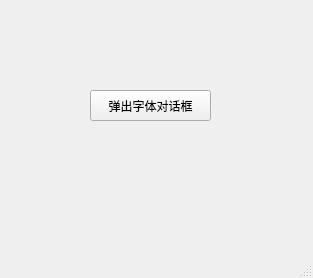
<?xml version="1.0" encoding="UTF-8"?>
<ui version="4.0">
 <class>MainWindow</class>
 <widget class="QMainWindow" name="MainWindow">
  <property name="geometry">
   <rect>
    <x>0</x>
    <y>0</y>
    <width>313</width>
    <height>278</height>
   </rect>
  </property>
  <property name="windowTitle">
   <string>MainWindow</string>
  </property>
  <widget class="QWidget" name="centralwidget">
   <widget class="QPushButton" name="pushButton">
    <property name="geometry">
     <rect>
      <x>90</x>
      <y>90</y>
      <width>121</width>
      <height>31</height>
     </rect>
    </property>
    <property name="text">
     <string>弹出字体对话框</string>
    </property>
   </widget>
  </widget>
  <widget class="QMenuBar" name="menubar">
   <property name="geometry">
    <rect>
     <x>0</x>
     <y>0</y>
     <width>313</width>
     <height>19</height>
    </rect>
   </property>
  </widget>
  <widget class="QStatusBar" name="statusbar"/>
 </widget>
 <resources/>
 <connections/>
</ui>
